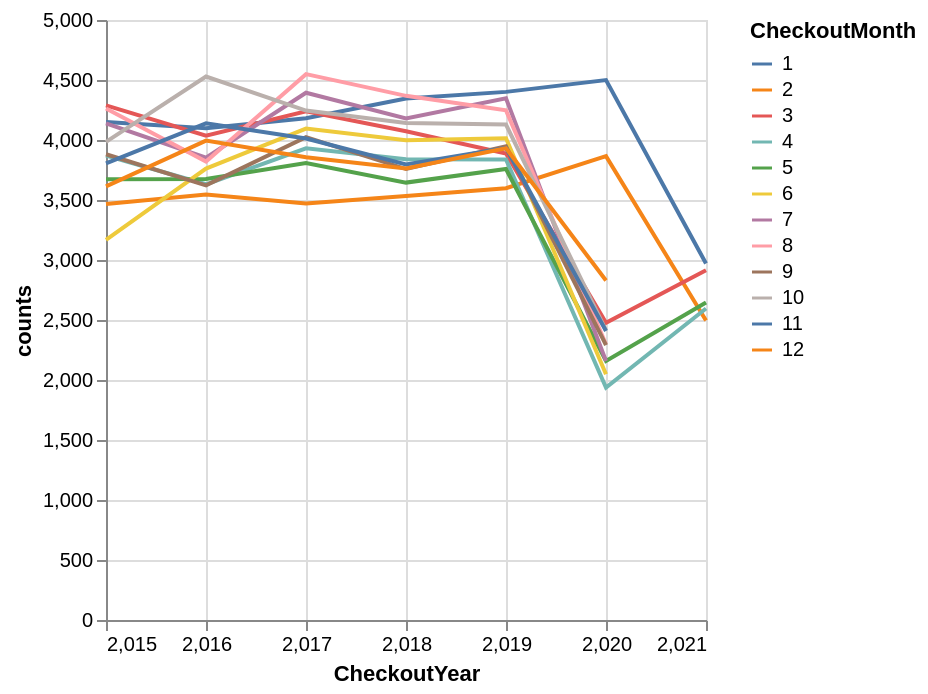

The cell this chart's notebook holds for it:
### Code cell
seattle_material_grouped = seattle_df.groupby(['CheckoutYear', 'CheckoutMonth']).size().reset_index(name='counts')
alt.Chart(seattle_material_grouped).mark_line().encode(
    x=alt.X('CheckoutYear', sort='-y'),
    y='counts',
    color='CheckoutMonth:N'
)

### Figure 1 — Vega-Lite specification as saved in the notebook (floating-point values rounded to 4 significant figures)
{"config": {"view": {"continuousWidth": 300, "continuousHeight": 300}}, "data": {"name": "data-c5b2316a8005f07d11efb7c8b36b559e"}, "mark": {"type": "line"}, "encoding": {"color": {"field": "CheckoutMonth", "type": "nominal"}, "x": {"field": "CheckoutYear", "sort": "-y", "type": "quantitative"}, "y": {"field": "counts", "type": "quantitative"}}, "$schema": "https://vega.github.io/schema/vega-lite/v5.20.1.json", "datasets": {"data-c5b2316a8005f07d11efb7c8b36b559e": [{"CheckoutYear": 2015, "CheckoutMonth": 1, "counts": 4149}, {"CheckoutYear": 2015, "CheckoutMonth": 2, "counts": 3466}, {"CheckoutYear": 2015, "CheckoutMonth": 3, "counts": 4288}, {"CheckoutYear": 2015, "CheckoutMonth": 4, "counts": 3870}, {"CheckoutYear": 2015, "CheckoutMonth": 5, "counts": 3673}, {"CheckoutYear": 2015, "CheckoutMonth": 6, "counts": 3168}, {"CheckoutYear": 2015, "CheckoutMonth": 7, "counts": 4138}, {"CheckoutYear": 2015, "CheckoutMonth": 8, "counts": 4263}, {"CheckoutYear": 2015, "CheckoutMonth": 9, "counts": 3881}, {"CheckoutYear": 2015, "CheckoutMonth": 10, "counts": 3984}, {"CheckoutYear": 2015, "CheckoutMonth": 11, "counts": 3805}, {"CheckoutYear": 2015, "CheckoutMonth": 12, "counts": 3613}, {"CheckoutYear": 2016, "CheckoutMonth": 1, "counts": 4098}, {"CheckoutYear": 2016, "CheckoutMonth": 2, "counts": 3546}, {"CheckoutYear": 2016, "CheckoutMonth": 3, "counts": 4036}, {"CheckoutYear": 2016, "CheckoutMonth": 4, "counts": 3631}, {"CheckoutYear": 2016, "CheckoutMonth": 5, "counts": 3675}, {"CheckoutYear": 2016, "CheckoutMonth": 6, "counts": 3762}, {"CheckoutYear": 2016, "CheckoutMonth": 7, "counts": 3852}, {"CheckoutYear": 2016, "CheckoutMonth": 8, "counts": 3820}, {"CheckoutYear": 2016, "CheckoutMonth": 9, "counts": 3622}, {"CheckoutYear": 2016, "CheckoutMonth": 10, "counts": 4529}, {"CheckoutYear": 2016, "CheckoutMonth": 11, "counts": 4139}, {"CheckoutYear": 2016, "CheckoutMonth": 12, "counts": 3995}, {"CheckoutYear": 2017, "CheckoutMonth": 1, "counts": 4181}, {"CheckoutYear": 2017, "CheckoutMonth": 2, "counts": 3471}, {"CheckoutYear": 2017, "CheckoutMonth": 3, "counts": 4240}, {"CheckoutYear": 2017, "CheckoutMonth": 4, "counts": 3931}, {"CheckoutYear": 2017, "CheckoutMonth": 5, "counts": 3808}, {"CheckoutYear": 2017, "CheckoutMonth": 6, "counts": 4095}, {"CheckoutYear": 2017, "CheckoutMonth": 7, "counts": 4394}, {"CheckoutYear": 2017, "CheckoutMonth": 8, "counts": 4549}, {"CheckoutYear": 2017, "CheckoutMonth": 9, "counts": 4024}, {"CheckoutYear": 2017, "CheckoutMonth": 10, "counts": 4245}, {"CheckoutYear": 2017, "CheckoutMonth": 11, "counts": 4012}, {"CheckoutYear": 2017, "CheckoutMonth": 12, "counts": 3857}, {"CheckoutYear": 2018, "CheckoutMonth": 1, "counts": 4346}, {"CheckoutYear": 2018, "CheckoutMonth": 2, "counts": 3533}, {"CheckoutYear": 2018, "CheckoutMonth": 3, "counts": 4073}, {"CheckoutYear": 2018, "CheckoutMonth": 4, "counts": 3839}, {"CheckoutYear": 2018, "CheckoutMonth": 5, "counts": 3645}, {"CheckoutYear": 2018, "CheckoutMonth": 6, "counts": 3997}, {"CheckoutYear": 2018, "CheckoutMonth": 7, "counts": 4179}, {"CheckoutYear": 2018, "CheckoutMonth": 8, "counts": 4368}, {"CheckoutYear": 2018, "CheckoutMonth": 9, "counts": 3758}, {"CheckoutYear": 2018, "CheckoutMonth": 10, "counts": 4142}, {"CheckoutYear": 2018, "CheckoutMonth": 11, "counts": 3796}, {"CheckoutYear": 2018, "CheckoutMonth": 12, "counts": 3763}, {"CheckoutYear": 2019, "CheckoutMonth": 1, "counts": 4401}, {"CheckoutYear": 2019, "CheckoutMonth": 2, "counts": 3598}, {"CheckoutYear": 2019, "CheckoutMonth": 3, "counts": 3887}, {"CheckoutYear": 2019, "CheckoutMonth": 4, "counts": 3837}, {"CheckoutYear": 2019, "CheckoutMonth": 5, "counts": 3758}, {"CheckoutYear": 2019, "CheckoutMonth": 6, "counts": 4015}, {"CheckoutYear": 2019, "CheckoutMonth": 7, "counts": 4348}, {"CheckoutYear": 2019, "CheckoutMonth": 8, "counts": 4247}, {"CheckoutYear": 2019, "CheckoutMonth": 9, "counts": 3948}, {"CheckoutYear": 2019, "CheckoutMonth": 10, "counts": 4129}, {"CheckoutYear": 2019, "CheckoutMonth": 11, "counts": 3933}, {"CheckoutYear": 2019, "CheckoutMonth": 12, "counts": 3931}, {"CheckoutYear": 2020, "CheckoutMonth": 1, "counts": 4499}, {"CheckoutYear": 2020, "CheckoutMonth": 2, "counts": 3865}, {"CheckoutYear": 2020, "CheckoutMonth": 3, "counts": 2477}, {"CheckoutYear": 2020, "CheckoutMonth": 4, "counts": 1937}, {"CheckoutYear": 2020, "CheckoutMonth": 5, "counts": 2159}, {"CheckoutYear": 2020, "CheckoutMonth": 6, "counts": 2048}, {"CheckoutYear": 2020, "CheckoutMonth": 7, "counts": 2159}, {"CheckoutYear": 2020, "CheckoutMonth": 8, "counts": 2298}, {"CheckoutYear": 2020, "CheckoutMonth": 9, "counts": 2291}, {"CheckoutYear": 2020, "CheckoutMonth": 10, "counts": 2413}, {"CheckoutYear": 2020, "CheckoutMonth": 11, "counts": 2408}, {"CheckoutYear": 2020, "CheckoutMonth": 12, "counts": 2829}, {"CheckoutYear": 2021, "CheckoutMonth": 1, "counts": 2971}, {"CheckoutYear": 2021, "CheckoutMonth": 2, "counts": 2496}, {"CheckoutYear": 2021, "CheckoutMonth": 3, "counts": 2914}, {"CheckoutYear": 2021, "CheckoutMonth": 4, "counts": 2596}, {"CheckoutYear": 2021, "CheckoutMonth": 5, "counts": 2646}]}}
